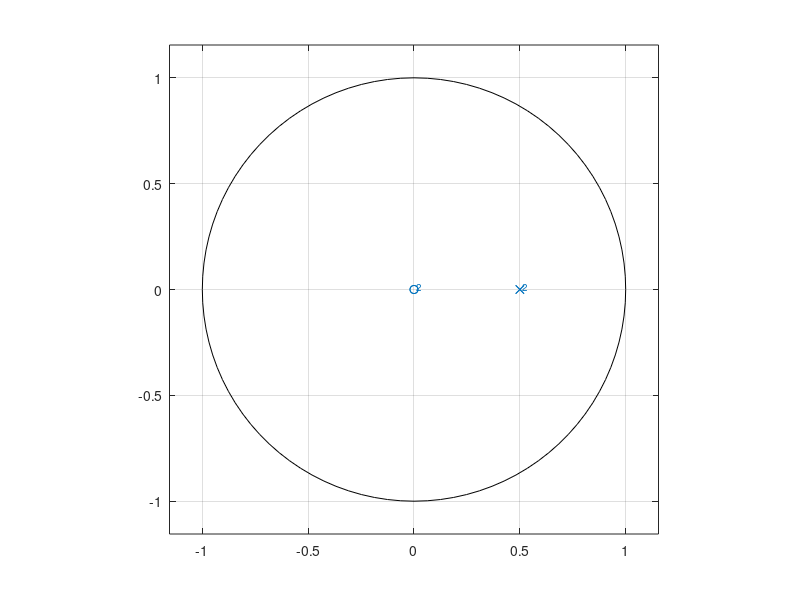

This figure's MATLAB source: (Note: this script raises an error after producing the figure.)
% Laboratorio de Transformada Z

pkg load signal;

% a) Determine a expressão da função de transferência do sistema.
% desenvolvido no próprio pdf

% b) Represente o sistema no plano-z. Verifique se o sistema é estável.
b=[1];
a=[1 -1 0.25];
zplane(b,a);

% c) Determine a expressão da resposta impulsiva do sistema.
[r p k]=residuez(b,a);
syms z
iztrans(1/(1-0.5*z^-1)^2)

% d) Represente a resposta impulsiva do sistema. Podemos fazer a representação da resposta impulsiva
% recorrendo à função impz(b, a, n)
impz(b,a,20);

% e) Determine a expressão da resposta em frequência do sistema.
% resolvida no pdf

% f) Represente graficamente a resposta em frequência do sistema.
w=0:pi/100:pi;
[H w]=freqz(b,a,w);
figure(3);plot(w,abs(H));grid on
axis([min(w) max(w) 0 max(abs(H))])
figure(4);plot(w,angle(H));grid on
axis([min(w) max(w) -pi/2 pi/2])

% g) Represente o sinal de entrada
n=0:20;
x=(1-0.25.^(n));
figure(5);
stem(n,x,'filled'); grid on

% h) Calcule a TZ do sinal de entrada
syms n
X= simplify(ztrans(1-0.25^n))

% i) Represente o sinal de entrada no plano-z
b=[0 0.75];
a=poly([1 0.25]);
zplane(b,a)

% j) Admitindo as condições iniciais nulas, determine a TZ da resposta do sistema ao sinal de entrada
b=[0 0.75];
a=poly([0.5 0.5 1 0.25]);
zplane(b,a)

% k) Determine a expressão da resposta do sistema ao sinal de entrada.
[r p k]=residuez(b,a)
syms z
iztrans(4/(1-z^-1)-3/(1-0.5*z^-1)^2-1/(1-0.25*z^-1))

% l) Identifique a componente homogênea e a componente particular na expressão da resposta do sistema.

% resposta no pdf

% m) Identifique a componente transitória e a componente estacionária na expressão da resposta do sistema.

% resposta no pdf

% n) Represente a resposta do sistema ao sinal de entrada
n=0:10;
x=4-(3*(n+1)).*(0.5).^n-(0.25).^n;
figure(8);stem(n,x,'filled'); grid on;

% o) Represente a resposta do sistema ao sinal de entrada utilizando a função filter(b, a, x)
n=0:10;
x=1-0.25.^(n); 
b=[1];
a=[1 -1 0.25]; 
y=filter(b,a,x);
figure(9);stem(n,y,'filled'); grid on;

% p) Admita agora as condições iniciais não nulas. Determine o sinal xCI[n] que, colocado na entrada do 
% sistema com condições iniciais nulas, provoca uma resposta equivalente à existência das condições 
% iniciais.

% maior parte da resolução está no pdf
y=[1 1];
xic=filtic(b,a,y)

% q) Determine e TZ da resposta do sistema às condições iniciais

% resolução no pdf

% r) Determine a expressão da resposta do sistema às condições iniciais.
b=[0.75 -0.25]; 
a=[1 -1 0.25];
[r p k]=residuez(b,a)
syms z
iztrans(0.5/(1-0.5*z^-1)+0.25/(1-0.5*z^-1)^2)

% s) Determine a resposta completa do sistema admitindo condições iniciais não nulas.

% resolução no pdf

% t) Represente a resposta do sistema ao sinal de entrada, admitindo condições iniciais não nulas.
n=0:10;
x=4-(2.75*n+2.25).*0.5.^n-0.25.^n
figure(10);stem(n,x,'filled'); grid on;

% u) Represente a resposta do sistema ao sinal de entrada utilizando a função filter(b, a, x, xic)
n=0:10; 
x=1-0.25.^(n); 
b=[1];
a=[1 -1 0.25]; 
y=filter(b,a,x,xic);
figure(11);stem(n,y,'filled'); grid on;